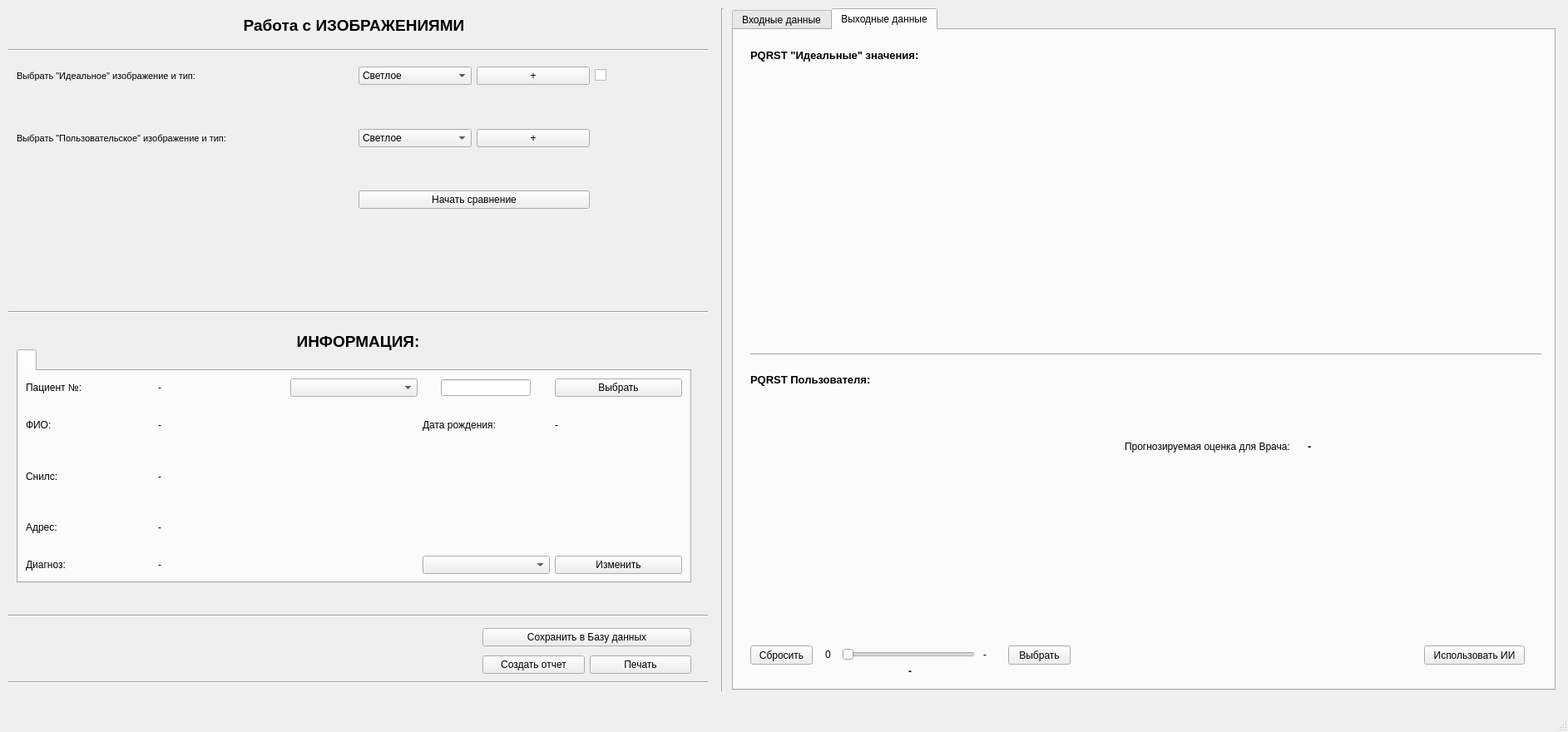
<?xml version="1.0" encoding="UTF-8"?>
<ui version="4.0">
 <class>MainWindow</class>
 <widget class="QMainWindow" name="MainWindow">
  <property name="geometry">
   <rect>
    <x>0</x>
    <y>0</y>
    <width>1885</width>
    <height>880</height>
   </rect>
  </property>
  <property name="minimumSize">
   <size>
    <width>1700</width>
    <height>880</height>
   </size>
  </property>
  <property name="maximumSize">
   <size>
    <width>16777215</width>
    <height>16777215</height>
   </size>
  </property>
  <property name="windowTitle">
   <string>MainWindow</string>
  </property>
  <widget class="QWidget" name="centralwidget">
   <widget class="Line" name="line">
    <property name="geometry">
     <rect>
      <x>853</x>
      <y>10</y>
      <width>31</width>
      <height>821</height>
     </rect>
    </property>
    <property name="orientation">
     <enum>Qt::Vertical</enum>
    </property>
   </widget>
   <widget class="Line" name="line_2">
    <property name="geometry">
     <rect>
      <x>10</x>
      <y>360</y>
      <width>841</width>
      <height>31</height>
     </rect>
    </property>
    <property name="orientation">
     <enum>Qt::Horizontal</enum>
    </property>
   </widget>
   <widget class="QTabWidget" name="tabWidget_2">
    <property name="geometry">
     <rect>
      <x>880</x>
      <y>10</y>
      <width>990</width>
      <height>820</height>
     </rect>
    </property>
    <property name="minimumSize">
     <size>
      <width>990</width>
      <height>820</height>
     </size>
    </property>
    <property name="maximumSize">
     <size>
      <width>990</width>
      <height>820</height>
     </size>
    </property>
    <property name="currentIndex">
     <number>1</number>
    </property>
    <widget class="QWidget" name="tab">
     <attribute name="title">
      <string>Входные данные</string>
     </attribute>
     <widget class="PlotWidget" name="widget_2" native="true">
      <property name="geometry">
       <rect>
        <x>10</x>
        <y>60</y>
        <width>959</width>
        <height>201</height>
       </rect>
      </property>
     </widget>
     <widget class="PlotWidget" name="widget_3" native="true">
      <property name="geometry">
       <rect>
        <x>10</x>
        <y>578</y>
        <width>959</width>
        <height>201</height>
       </rect>
      </property>
     </widget>
     <widget class="PlotWidget" name="widget" native="true">
      <property name="geometry">
       <rect>
        <x>10</x>
        <y>320</y>
        <width>959</width>
        <height>201</height>
       </rect>
      </property>
     </widget>
     <widget class="QLabel" name="label_2">
      <property name="geometry">
       <rect>
        <x>10</x>
        <y>30</y>
        <width>941</width>
        <height>21</height>
       </rect>
      </property>
      <property name="font">
       <font>
        <pointsize>10</pointsize>
        <weight>75</weight>
        <bold>true</bold>
       </font>
      </property>
      <property name="text">
       <string>График &quot;Идеальные&quot; значения:</string>
      </property>
     </widget>
     <widget class="QLabel" name="label_3">
      <property name="geometry">
       <rect>
        <x>10</x>
        <y>290</y>
        <width>941</width>
        <height>21</height>
       </rect>
      </property>
      <property name="font">
       <font>
        <pointsize>10</pointsize>
        <weight>75</weight>
        <bold>true</bold>
       </font>
      </property>
      <property name="text">
       <string>График &quot;Пользовательские&quot; значения:</string>
      </property>
     </widget>
     <widget class="QLabel" name="label_13">
      <property name="geometry">
       <rect>
        <x>10</x>
        <y>550</y>
        <width>941</width>
        <height>21</height>
       </rect>
      </property>
      <property name="font">
       <font>
        <pointsize>10</pointsize>
        <weight>75</weight>
        <bold>true</bold>
       </font>
      </property>
      <property name="text">
       <string>График сравнения &quot;Идеальные&quot; и &quot;Пользовательские&quot; значения:</string>
      </property>
     </widget>
     <widget class="Line" name="line_5">
      <property name="geometry">
       <rect>
        <x>10</x>
        <y>270</y>
        <width>961</width>
        <height>16</height>
       </rect>
      </property>
      <property name="orientation">
       <enum>Qt::Horizontal</enum>
      </property>
     </widget>
     <widget class="Line" name="line_6">
      <property name="geometry">
       <rect>
        <x>10</x>
        <y>530</y>
        <width>961</width>
        <height>16</height>
       </rect>
      </property>
      <property name="orientation">
       <enum>Qt::Horizontal</enum>
      </property>
     </widget>
    </widget>
    <widget class="QWidget" name="tab_2">
     <attribute name="title">
      <string>Выходные данные</string>
     </attribute>
     <widget class="PlotWidget" name="widget_4" native="true">
      <property name="geometry">
       <rect>
        <x>20</x>
        <y>50</y>
        <width>381</width>
        <height>291</height>
       </rect>
      </property>
     </widget>
     <widget class="PlotWidget" name="widget_5" native="true">
      <property name="geometry">
       <rect>
        <x>20</x>
        <y>440</y>
        <width>381</width>
        <height>291</height>
       </rect>
      </property>
     </widget>
     <widget class="Line" name="line_3">
      <property name="geometry">
       <rect>
        <x>20</x>
        <y>370</y>
        <width>951</width>
        <height>41</height>
       </rect>
      </property>
      <property name="orientation">
       <enum>Qt::Horizontal</enum>
      </property>
     </widget>
     <widget class="QLabel" name="label_5">
      <property name="geometry">
       <rect>
        <x>20</x>
        <y>20</y>
        <width>381</width>
        <height>21</height>
       </rect>
      </property>
      <property name="font">
       <font>
        <pointsize>10</pointsize>
        <weight>75</weight>
        <bold>true</bold>
       </font>
      </property>
      <property name="text">
       <string>PQRST &quot;Идеальные&quot; значения:</string>
      </property>
     </widget>
     <widget class="QLabel" name="label_6">
      <property name="geometry">
       <rect>
        <x>20</x>
        <y>410</y>
        <width>381</width>
        <height>21</height>
       </rect>
      </property>
      <property name="font">
       <font>
        <pointsize>10</pointsize>
        <weight>75</weight>
        <bold>true</bold>
       </font>
      </property>
      <property name="text">
       <string>PQRST Пользователя:</string>
      </property>
     </widget>
     <widget class="QSlider" name="horizontalSlider_2">
      <property name="geometry">
       <rect>
        <x>130</x>
        <y>740</y>
        <width>160</width>
        <height>22</height>
       </rect>
      </property>
      <property name="orientation">
       <enum>Qt::Horizontal</enum>
      </property>
     </widget>
     <widget class="QPushButton" name="pushButton_5">
      <property name="geometry">
       <rect>
        <x>330</x>
        <y>740</y>
        <width>75</width>
        <height>23</height>
       </rect>
      </property>
      <property name="text">
       <string>Выбрать</string>
      </property>
     </widget>
     <widget class="QPushButton" name="pushButton_6">
      <property name="geometry">
       <rect>
        <x>20</x>
        <y>740</y>
        <width>75</width>
        <height>23</height>
       </rect>
      </property>
      <property name="text">
       <string>Сбросить</string>
      </property>
     </widget>
     <widget class="QLabel" name="label_7">
      <property name="geometry">
       <rect>
        <x>300</x>
        <y>740</y>
        <width>31</width>
        <height>21</height>
       </rect>
      </property>
      <property name="text">
       <string>-</string>
      </property>
     </widget>
     <widget class="QLabel" name="label_8">
      <property name="geometry">
       <rect>
        <x>110</x>
        <y>740</y>
        <width>16</width>
        <height>21</height>
       </rect>
      </property>
      <property name="text">
       <string>0</string>
      </property>
     </widget>
     <widget class="QLabel" name="label_9">
      <property name="geometry">
       <rect>
        <x>210</x>
        <y>760</y>
        <width>21</width>
        <height>21</height>
       </rect>
      </property>
      <property name="font">
       <font>
        <weight>75</weight>
        <bold>true</bold>
       </font>
      </property>
      <property name="text">
       <string>-</string>
      </property>
     </widget>
     <widget class="QPushButton" name="pushButton_7">
      <property name="geometry">
       <rect>
        <x>830</x>
        <y>740</y>
        <width>121</width>
        <height>23</height>
       </rect>
      </property>
      <property name="text">
       <string>Использовать ИИ</string>
      </property>
     </widget>
     <widget class="QLabel" name="label_14">
      <property name="geometry">
       <rect>
        <x>470</x>
        <y>490</y>
        <width>220</width>
        <height>21</height>
       </rect>
      </property>
      <property name="minimumSize">
       <size>
        <width>220</width>
        <height>21</height>
       </size>
      </property>
      <property name="maximumSize">
       <size>
        <width>200</width>
        <height>21</height>
       </size>
      </property>
      <property name="text">
       <string>Прогнозируемая оценка для Врача: </string>
      </property>
     </widget>
     <widget class="QLabel" name="label_17">
      <property name="geometry">
       <rect>
        <x>690</x>
        <y>480</y>
        <width>291</width>
        <height>41</height>
       </rect>
      </property>
      <property name="font">
       <font>
        <pointsize>10</pointsize>
        <weight>75</weight>
        <bold>true</bold>
       </font>
      </property>
      <property name="text">
       <string>-</string>
      </property>
     </widget>
    </widget>
   </widget>
   <widget class="QTabWidget" name="tabWidget">
    <property name="geometry">
     <rect>
      <x>20</x>
      <y>420</y>
      <width>811</width>
      <height>281</height>
     </rect>
    </property>
    <widget class="QWidget" name="Page1_3">
     <attribute name="title">
      <string/>
     </attribute>
     <layout class="QGridLayout" name="gridLayout_6">
      <item row="3" column="0">
       <widget class="QLabel" name="label_43">
        <property name="text">
         <string>Адрес:</string>
        </property>
       </widget>
      </item>
      <item row="0" column="0">
       <widget class="QLabel" name="label_44">
        <property name="text">
         <string>Пациент №:</string>
        </property>
       </widget>
      </item>
      <item row="4" column="0">
       <widget class="QLabel" name="label_45">
        <property name="text">
         <string>Диагноз:</string>
        </property>
       </widget>
      </item>
      <item row="3" column="1" colspan="4">
       <widget class="QLabel" name="label_46">
        <property name="text">
         <string>-</string>
        </property>
       </widget>
      </item>
      <item row="1" column="4">
       <widget class="QLabel" name="label_47">
        <property name="text">
         <string>-</string>
        </property>
       </widget>
      </item>
      <item row="0" column="1">
       <widget class="QLabel" name="label_48">
        <property name="text">
         <string>-</string>
        </property>
       </widget>
      </item>
      <item row="0" column="2">
       <widget class="QComboBox" name="comboBox_6"/>
      </item>
      <item row="1" column="0">
       <widget class="QLabel" name="label_50">
        <property name="text">
         <string>ФИО: </string>
        </property>
       </widget>
      </item>
      <item row="1" column="3">
       <widget class="QLabel" name="label_51">
        <property name="text">
         <string>Дата рождения:</string>
        </property>
       </widget>
      </item>
      <item row="1" column="1" colspan="2">
       <widget class="QLabel" name="label_52">
        <property name="text">
         <string>-</string>
        </property>
       </widget>
      </item>
      <item row="2" column="1" colspan="4">
       <widget class="QLabel" name="label_53">
        <property name="text">
         <string>-</string>
        </property>
       </widget>
      </item>
      <item row="2" column="0">
       <widget class="QLabel" name="label_54">
        <property name="text">
         <string>Снилс:</string>
        </property>
       </widget>
      </item>
      <item row="4" column="4">
       <widget class="QPushButton" name="pushButton_12">
        <property name="text">
         <string>Изменить</string>
        </property>
       </widget>
      </item>
      <item row="4" column="3">
       <widget class="QComboBox" name="comboBox_7"/>
      </item>
      <item row="0" column="4">
       <widget class="QPushButton" name="pushButton_13">
        <property name="text">
         <string>Выбрать</string>
        </property>
       </widget>
      </item>
      <item row="0" column="3" alignment="Qt::AlignHCenter">
       <widget class="QLineEdit" name="lineEdit_5">
        <property name="maximumSize">
         <size>
          <width>473</width>
          <height>20</height>
         </size>
        </property>
       </widget>
      </item>
      <item row="4" column="1" colspan="2">
       <widget class="QLabel" name="label_49">
        <property name="text">
         <string>-</string>
        </property>
       </widget>
      </item>
     </layout>
    </widget>
   </widget>
   <widget class="Line" name="line_4">
    <property name="geometry">
     <rect>
      <x>10</x>
      <y>50</y>
      <width>841</width>
      <height>20</height>
     </rect>
    </property>
    <property name="orientation">
     <enum>Qt::Horizontal</enum>
    </property>
   </widget>
   <widget class="QWidget" name="layoutWidget">
    <property name="geometry">
     <rect>
      <x>20</x>
      <y>80</y>
      <width>831</width>
      <height>171</height>
     </rect>
    </property>
    <layout class="QGridLayout" name="gridLayout">
     <item row="0" column="1">
      <widget class="QComboBox" name="comboBox_2">
       <item>
        <property name="text">
         <string>Светлое</string>
        </property>
       </item>
       <item>
        <property name="text">
         <string>Среднее</string>
        </property>
       </item>
       <item>
        <property name="text">
         <string>Темное</string>
        </property>
       </item>
      </widget>
     </item>
     <item row="1" column="0" colspan="3">
      <widget class="QLabel" name="label_12">
       <property name="text">
        <string/>
       </property>
      </widget>
     </item>
     <item row="2" column="2">
      <widget class="QPushButton" name="pushButton_4">
       <property name="text">
        <string>+</string>
       </property>
      </widget>
     </item>
     <item row="3" column="0">
      <widget class="QLabel" name="label_4">
       <property name="text">
        <string/>
       </property>
      </widget>
     </item>
     <item row="0" column="0">
      <widget class="QLabel" name="label">
       <property name="font">
        <font>
         <pointsize>8</pointsize>
        </font>
       </property>
       <property name="text">
        <string>Выбрать &quot;Идеальное&quot; изображение и тип:</string>
       </property>
      </widget>
     </item>
     <item row="2" column="0">
      <widget class="QLabel" name="label_10">
       <property name="font">
        <font>
         <pointsize>8</pointsize>
        </font>
       </property>
       <property name="text">
        <string>Выбрать &quot;Пользовательское&quot; изображение и тип:                                                  </string>
       </property>
      </widget>
     </item>
     <item row="0" column="3">
      <widget class="QCheckBox" name="checkBox">
       <property name="text">
        <string/>
       </property>
      </widget>
     </item>
     <item row="0" column="2">
      <widget class="QPushButton" name="pushButton">
       <property name="text">
        <string>+</string>
       </property>
      </widget>
     </item>
     <item row="2" column="1">
      <widget class="QComboBox" name="comboBox">
       <item>
        <property name="text">
         <string>Светлое</string>
        </property>
       </item>
       <item>
        <property name="text">
         <string>Среднее</string>
        </property>
       </item>
       <item>
        <property name="text">
         <string>Темное</string>
        </property>
       </item>
      </widget>
     </item>
     <item row="4" column="0">
      <widget class="QLabel" name="label_11">
       <property name="text">
        <string/>
       </property>
      </widget>
     </item>
     <item row="4" column="1" colspan="2">
      <widget class="QPushButton" name="pushButton_2">
       <property name="text">
        <string>Начать сравнение</string>
       </property>
      </widget>
     </item>
    </layout>
   </widget>
   <widget class="QLabel" name="label_15">
    <property name="geometry">
     <rect>
      <x>10</x>
      <y>10</y>
      <width>831</width>
      <height>41</height>
     </rect>
    </property>
    <property name="font">
     <font>
      <pointsize>14</pointsize>
      <weight>75</weight>
      <bold>true</bold>
     </font>
    </property>
    <property name="contextMenuPolicy">
     <enum>Qt::DefaultContextMenu</enum>
    </property>
    <property name="layoutDirection">
     <enum>Qt::LeftToRight</enum>
    </property>
    <property name="text">
     <string>Работа с ИЗОБРАЖЕНИЯМИ</string>
    </property>
    <property name="alignment">
     <set>Qt::AlignCenter</set>
    </property>
   </widget>
   <widget class="QLabel" name="label_16">
    <property name="geometry">
     <rect>
      <x>10</x>
      <y>390</y>
      <width>841</width>
      <height>41</height>
     </rect>
    </property>
    <property name="font">
     <font>
      <pointsize>14</pointsize>
      <weight>75</weight>
      <bold>true</bold>
     </font>
    </property>
    <property name="contextMenuPolicy">
     <enum>Qt::DefaultContextMenu</enum>
    </property>
    <property name="layoutDirection">
     <enum>Qt::LeftToRight</enum>
    </property>
    <property name="text">
     <string>ИНФОРМАЦИЯ:</string>
    </property>
    <property name="alignment">
     <set>Qt::AlignCenter</set>
    </property>
   </widget>
   <widget class="Line" name="line_7">
    <property name="geometry">
     <rect>
      <x>10</x>
      <y>730</y>
      <width>841</width>
      <height>20</height>
     </rect>
    </property>
    <property name="orientation">
     <enum>Qt::Horizontal</enum>
    </property>
   </widget>
   <widget class="Line" name="line_8">
    <property name="geometry">
     <rect>
      <x>10</x>
      <y>810</y>
      <width>841</width>
      <height>20</height>
     </rect>
    </property>
    <property name="orientation">
     <enum>Qt::Horizontal</enum>
    </property>
   </widget>
   <widget class="QWidget" name="layoutWidget">
    <property name="geometry">
     <rect>
      <x>580</x>
      <y>750</y>
      <width>251</width>
      <height>65</height>
     </rect>
    </property>
    <layout class="QGridLayout" name="gridLayout_2">
     <item row="0" column="0" colspan="2">
      <widget class="QPushButton" name="pushButton_3">
       <property name="text">
        <string>Сохранить в Базу данных</string>
       </property>
      </widget>
     </item>
     <item row="1" column="0">
      <widget class="QPushButton" name="pushButton_8">
       <property name="text">
        <string>Создать отчет</string>
       </property>
      </widget>
     </item>
     <item row="1" column="1">
      <widget class="QPushButton" name="pushButton_9">
       <property name="text">
        <string>Печать</string>
       </property>
      </widget>
     </item>
    </layout>
   </widget>
  </widget>
  <widget class="QMenuBar" name="menubar">
   <property name="geometry">
    <rect>
     <x>0</x>
     <y>0</y>
     <width>1885</width>
     <height>26</height>
    </rect>
   </property>
  </widget>
  <widget class="QStatusBar" name="statusbar"/>
 </widget>
 <customwidgets>
  <customwidget>
   <class>PlotWidget</class>
   <extends>QWidget</extends>
   <header>pyqtgraph</header>
   <container>1</container>
  </customwidget>
 </customwidgets>
 <resources/>
 <connections/>
</ui>
